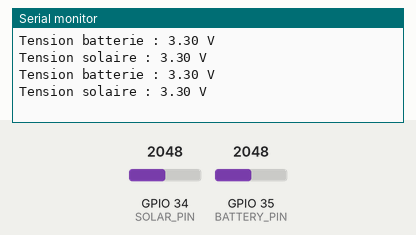
Recording of a sketch running on a simulated ESP32. Parts: the last lines printed to the serial monitor. The inputs (shaded band) are chosen by the test bench; at power-on: GPIO 34 (SOLAR_PIN) = 2048, GPIO 35 (BATTERY_PIN) = 2048 (analog values on the 0–4095 scale).

Above: at 5.8 s.
5.9 s: GPIO 34 (SOLAR_PIN) set to 2866
At 10.3 s:
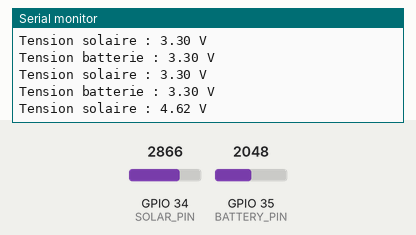
11.9 s: GPIO 35 (BATTERY_PIN) set to 2866
At 15.4 s:
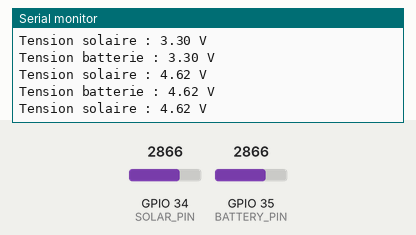
17.9 s: GPIO 34 (SOLAR_PIN) set to 3603
At 20.4 s:
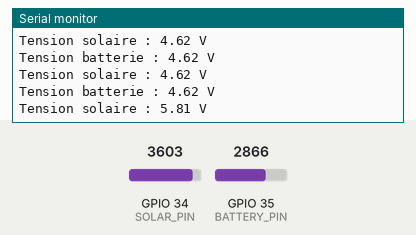
23.9 s: GPIO 35 (BATTERY_PIN) set to 3603
At 25.4 s:
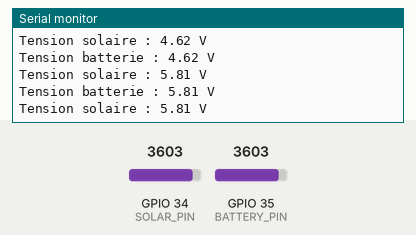
Timing chart, 0 to 26.9 s (numbered marks = the images above; inputs shaded):
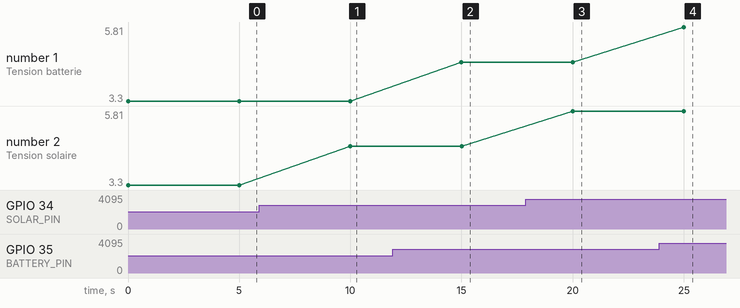

The sketch:

ReadBatterysolarvolatage.ino
```cpp
#include <esp_adc_cal.h>
#include <Arduino.h>

// Définissez les pins ADC pour la batterie et le panneau solaire
#define BATTERY_PIN 35  // Pin ADC pour la batterie
#define SOLAR_PIN 34    // Pin ADC pour le panneau solaire

void setup() {
  Serial.begin(115200);
  analogReadResolution(12); // Résolution ADC de 12 bits (valeur par défaut)
}

void loop() {
  // Caractérisation de l'ADC pour une mesure précise
  esp_adc_cal_characteristics_t adc_chars;
  esp_adc_cal_characterize(ADC_UNIT_1, ADC_ATTEN_DB_11, ADC_WIDTH_BIT_12, 1100, &adc_chars);

  // Lire et convertir la valeur ADC pour la batterie
  uint16_t batteryADC = analogRead(BATTERY_PIN);
  uint32_t batteryVoltage = esp_adc_cal_raw_to_voltage(batteryADC, &adc_chars) * 2;

  // Lire et convertir la valeur ADC pour le panneau solaire
  uint16_t solarADC = analogRead(SOLAR_PIN);
  uint32_t solarVoltage = esp_adc_cal_raw_to_voltage(solarADC, &adc_chars) * 2;

  // Afficher les tensions sur le moniteur série
  Serial.print("Tension batterie : ");
  Serial.print(batteryVoltage / 1000.0, 2); // Convertir en volts
  Serial.println(" V");

  Serial.print("Tension solaire : ");
  Serial.print(solarVoltage / 1000.0, 2); // Convertir en volts
  Serial.println(" V");

  delay(5000); // Attendre 5 secondes avant de lire à nouveau
}
```

Measured:
- after the input at 5.9 s, the serial monitor: prints a new line after 4.1 s (image 1)
- after the input at 11.9 s, the serial monitor: prints a new line after 3.1 s (image 2)
- after the input at 17.9 s, the serial monitor: prints a new line after 2.1 s (image 3)
- after the input at 23.9 s, the serial monitor: prints a new line after 1.1 s (image 4)
- plotted number 2: 3.3 → 4.62 after the input at 5.9 s, 4.62 → 5.81 after the input at 17.9 s
